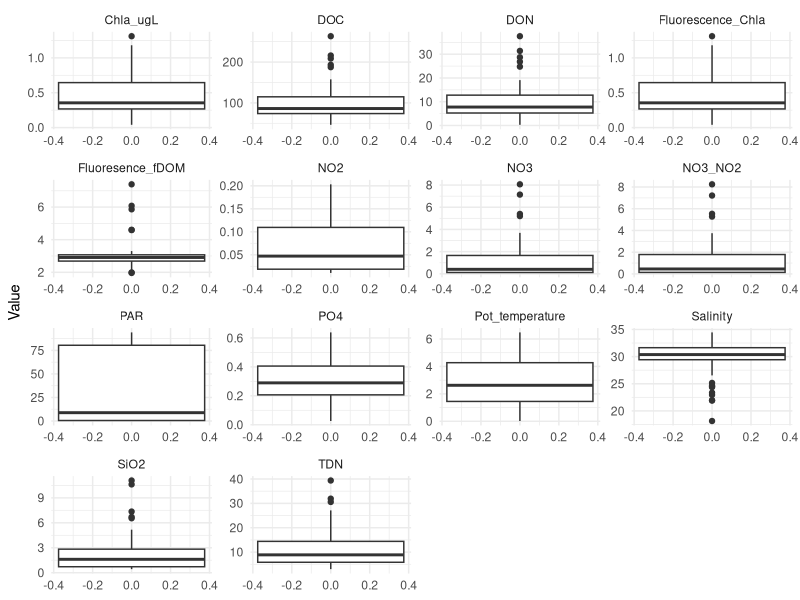
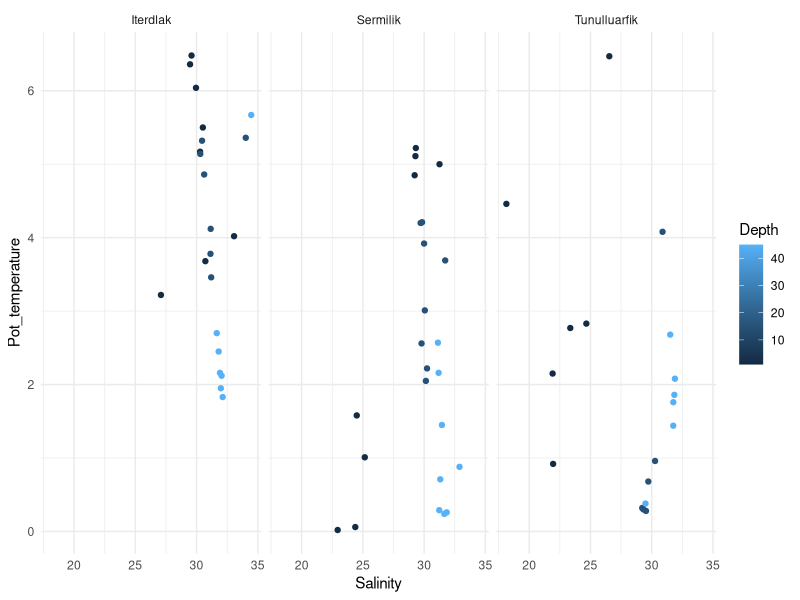

The R script that drew these images, in order:
## ---- chunk 1
library(tidyverse)

# ctd <- read_csv("data/CTD_data_Greenland_fjords.csv")
# 
# target_depths <- c(1, 15, 45)
# 
# ctd_selected <- ctd %>%
#   tidyr::crossing(target_depth = target_depths) %>%   # make 3 copies per row
#   group_by(station_idx, station_lab, target_depth) %>% # <-- key fix
#   slice_min(order_by = abs(pressure - target_depth), n = 1, with_ties = FALSE) %>%
#   ungroup()
# 
# ctd_selected %>% head(10)

metadata <- read_csv("data/Metadata_Augmentum.csv")

## ---- chunk 2

meta_long <- metadata %>%
  select(10:23) %>%
  pivot_longer(
    cols = everything(),
    names_to = "Variable",
    values_to = "Value"
  )

ggplot(meta_long, aes(y = Value)) +
  geom_boxplot() +
  facet_wrap(~Variable, scales = "free") +
  theme_minimal()

## ---- chunk 3

ggplot(metadata, aes(x = Salinity, y = Pot_temperature, color = Depth)) +
  geom_point() +
  facet_wrap(~Area) +
  theme_minimal()


